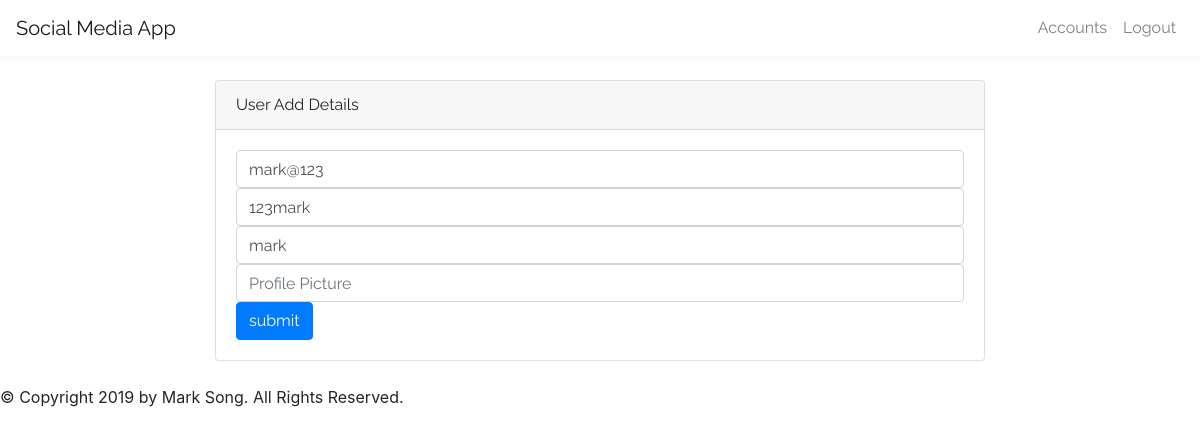
Page /account.php?userID=2 (signed in) on the committed database.
### tables this page shows
CREATE TABLE `database1` (
  `userID` int(11) NOT NULL,
  `userEmail` varchar(111) NOT NULL,
  `userLocation` varchar(111) NOT NULL,
  `userSkills` varchar(111) NOT NULL,
  `userProfile` varchar(111) NOT NULL
);

### account.php (the view, shortened to what this page needs)
    <?php ob_start();
    require_once('header.php');
    $userEmail = null;
    $userLocation = null;
    $userSkills = null;
    $userProfile = null;
if (empty($_GET['userID']) == false) {
  $userID = $_GET['userID'];
  require_once('db.php');
  $sql = "SELECT * FROM database1 WHERE userID = :userID";
  $cmd = $conn->prepare($sql);
  $cmd->bindParam(':userID', $userID, PDO::PARAM_INT);
  $cmd->execute();
  $database = $cmd->fetchAll();
  foreach ($database as $item) {
    $userEmail = $item['userEmail'];
    $userLocation = $item['userLocation'];
    $userSkills = $item['userSkills'];
    $userProfile = $item['userProfile'];
  }
}
?>
<main class="login-form">
  <div class="cotainer">
        <div class="row justify-content-center">
          <div class="col-md-8">
                <div class="card">
                    <div class="card-header">User Add Details</div>
                    <div class="card-body">
                       <form id="contact" action="addDetails.php" method="post">
                         <fieldset>
                           <input type="text" name="userEmail" class="form-control" tabindex="3" required placeholder="Email" value="<?php echo $userEmail; ?>">
                         </fieldset>
                         <fieldset>
                           <input type="text" name="userLocation" class="form-control" tabindex="4" required placeholder="Location" value="<?php echo $userLocation; ?>">
                         </fieldset>
                         <fieldset>
                           <input type="text" name="userSkills" class="form-control" tabindex="5" required placeholder="Job Title" value="<?php echo $userSkills; ?>">
                         </fieldset>
                         <fieldset>
                           <input type="text" name="userProfile" class="form-control" tabindex="6" required placeholder="Profile Picture" value="<?php echo $userProfile; ?>">
                         </fieldset>
                         <fieldset>
                           <input id="contact-submit" type="submit" name="submit" value="submit" class="btn btn-primary">
                         </fieldset>
                      </form>
                    </div>
                  </div>
                </div>
              </div>
            </div>
          </main>
      <?php require('footer.php');
      ob_flush(); ?>

### style.css (style rules this page uses)
body { margin: 0; font-size: .9rem; font-weight: 400; line-height: 1.6; color: #212529; text-align: left; background-color: #f5f8fa; }
.navbar-brand , .nav-link, .my-form, .login-form { font-family: Raleway, sans-serif; }
.login-form { padding-top: 1.5rem; padding-bottom: 1.5rem; }
.login-form .row { margin-left: 0; margin-right: 0; }

### rows in the picture
database1: userEmail "mark@123", userLocation "123mark", userSkills "mark"
